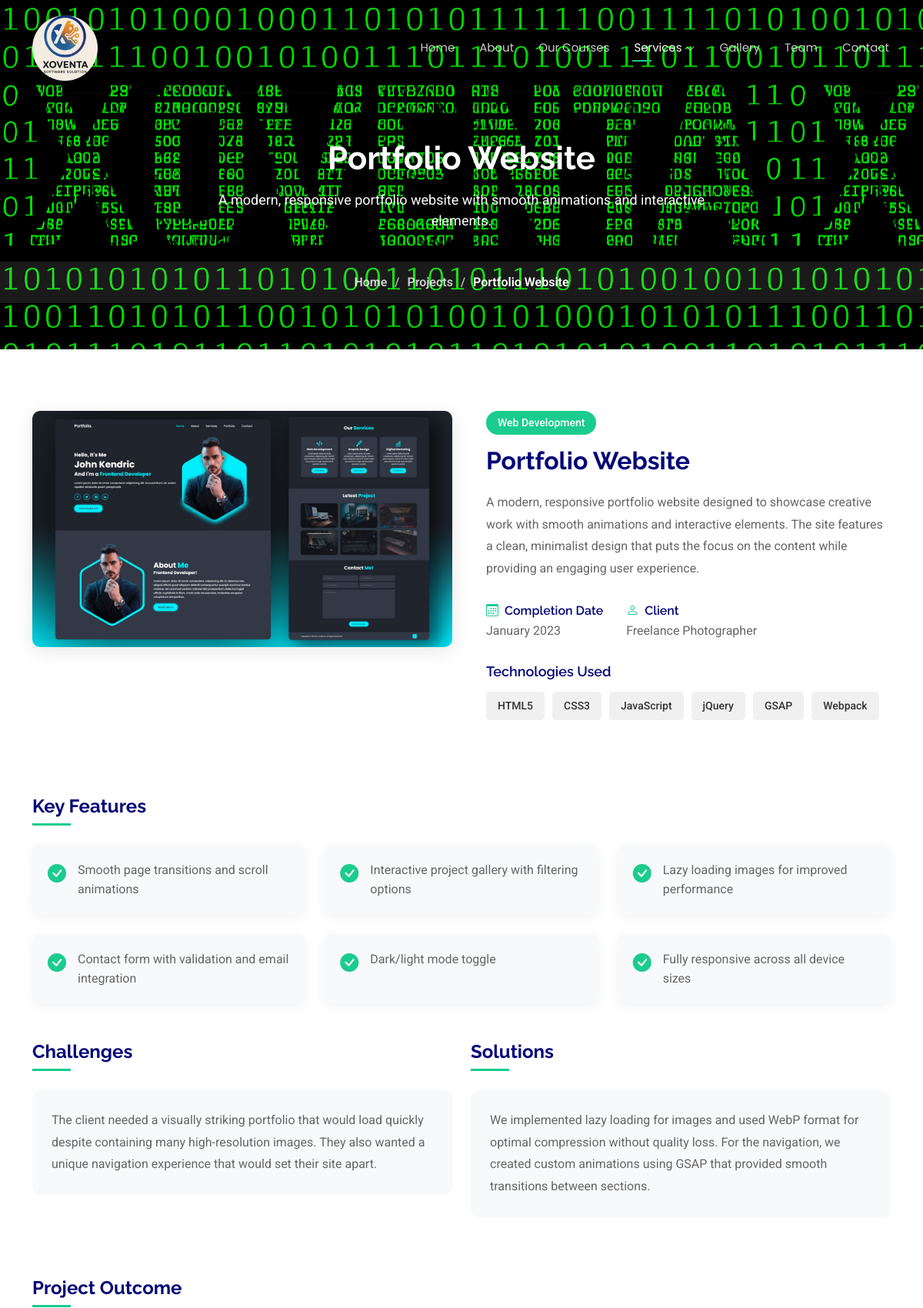
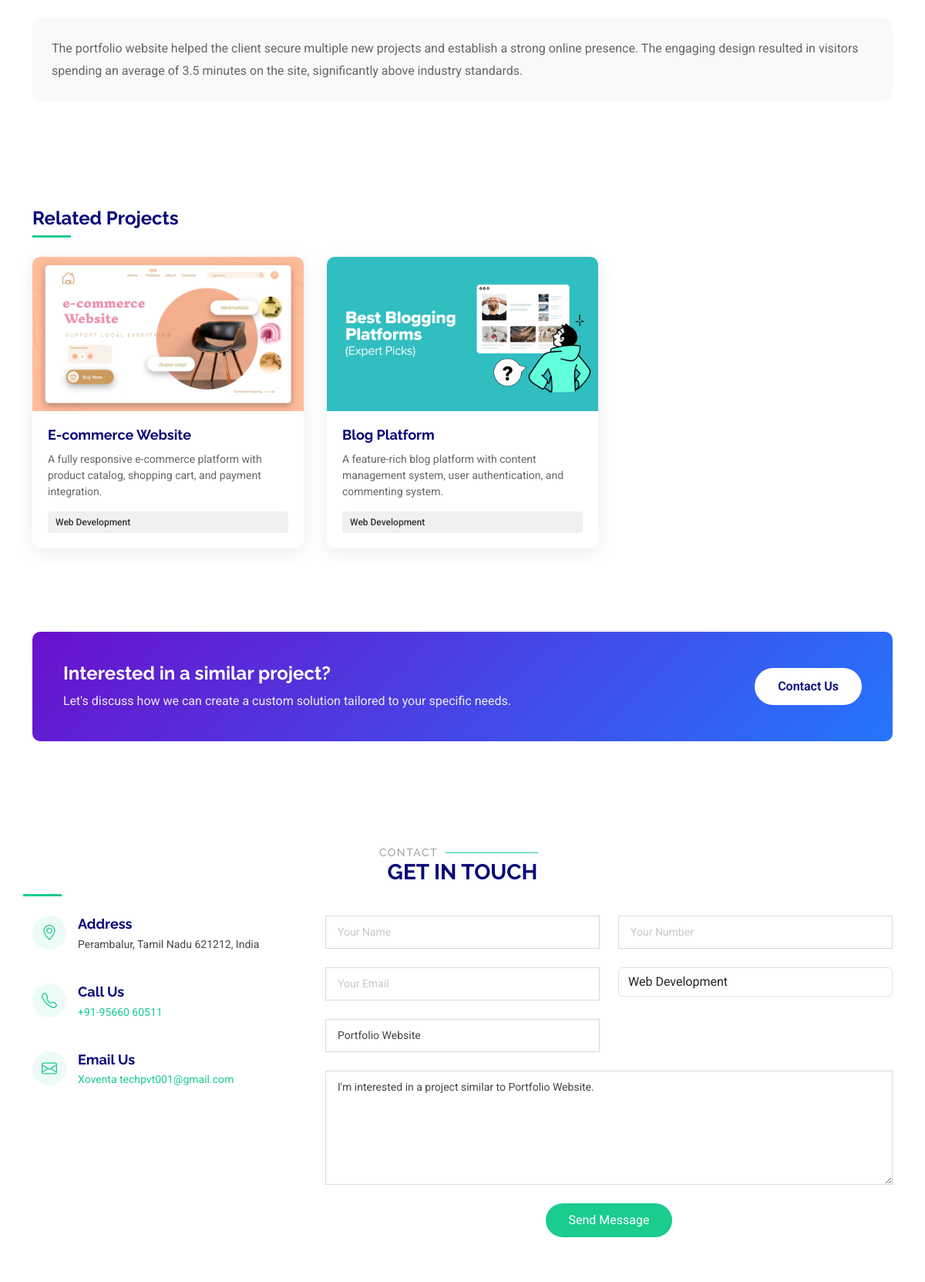
Screenshot of /php/project_details.php?id=2 (upper part) with the database file from the repository (2 pictures, top to bottom).
### tables this page shows
CREATE TABLE IF NOT EXISTS projects (
  id INT AUTO_INCREMENT PRIMARY KEY,
  title VARCHAR(255) NOT NULL,
  short_description TEXT NOT NULL,
  full_description TEXT NOT NULL,
  category VARCHAR(100) NOT NULL,
  image_url VARCHAR(255) NOT NULL,
  gallery_images TEXT,
  completion_date VARCHAR(100),
  client VARCHAR(255),
  challenges TEXT,
  solutions TEXT,
  outcome TEXT,
  related_projects VARCHAR(255)
);

### php/project_details.php (the view, shortened to what this page needs)
<?php
require_once 'db-connection.php';
$project_id = isset($_GET['id']) ? $_GET['id'] : '';
$sql = "SELECT * FROM projects WHERE id = ?";
$stmt = $conn->prepare($sql);
$stmt->bind_param("i", $project_id);
$stmt->execute();
$result = $stmt->get_result();
$project = $result->fetch_assoc();
$tech_sql = "SELECT tech_name FROM project_technologies WHERE project_id = ?";
$tech_stmt = $conn->prepare($tech_sql);
$tech_stmt->bind_param("i", $project_id);
$tech_stmt->execute();
$tech_result = $tech_stmt->get_result();
$technologies = [];
while ($tech = $tech_result->fetch_assoc()) {
    $technologies[] = $tech['tech_name'];
}
$features_sql = "SELECT feature_text FROM project_features WHERE project_id = ?";
$features_stmt = $conn->prepare($features_sql);
$features_stmt->bind_param("i", $project_id);
$features_stmt->execute();
$features_result = $features_stmt->get_result();
$features = [];
while ($feature = $features_result->fetch_assoc()) {
    $features[] = $feature['feature_text'];
}
$related_projects = [];
if (!empty($project['related_projects'])) {
    $related_ids = explode(',', $project['related_projects']);
    foreach ($related_ids as $related_id) {
        $related_sql = "SELECT id, title, short_description, image_url, category FROM projects WHERE id = ?";
        $related_stmt = $conn->prepare($related_sql);
        $related_stmt->bind_param("i", $related_id);
        $related_stmt->execute();
        $related_result = $related_stmt->get_result();
        if ($related_result->num_rows > 0) {
            $related_projects[] = $related_result->fetch_assoc();
        }
    }
}
?>
<!DOCTYPE html>
<html lang="en">
<head>
  <link href="../assets/vendor/bootstrap/css/bootstrap.min.css" rel="stylesheet">
  <link href="../assets/vendor/bootstrap-icons/bootstrap-icons.css" rel="stylesheet">
  <link href="../assets/vendor/aos/aos.css" rel="stylesheet">
  <link href="../assets/vendor/glightbox/css/glightbox.min.css" rel="stylesheet">
  <link href="../assets/vendor/swiper/swiper-bundle.min.css" rel="stylesheet">
  <link href="../assets/css/main.css" rel="stylesheet">
  <link href="../assets/css/projects.css" rel="stylesheet">
  <link href="../assets/css/project-details.css" rel="stylesheet">
</head>
<body>
  <header id="header" class="header d-flex align-items-center fixed-top">
    <div class="container-fluid container-xl position-relative d-flex align-items-center justify-content-between">
      <a href="../html/index.html" class="logo d-flex align-items-center">
        <img src="../assets/img/logo.png" alt="">
      </a>
      <nav id="navmenu" class="navmenu">
        <ul>
          <li><a href="../html/index.html">Home</a></li>
          <li><a href="../html/index.html#about">About</a></li>
          <li><a href="../html/index.html#features">Our Courses</a></li>
          <li class="dropdown"><a href="#" class="active"><span>Services</span> <i class="bi bi-chevron-down toggle-dropdown"></i></a>
          </li>
          <li><a href="../html/index.html#gallery">Gallery</a></li>
          <li><a href="../html/index.html#team">Team</a></li>
          <li><a href="../html/index.html#contact">Contact</a></li>
        </ul>
      </nav>
    </div>
  </header>
  <main class="main">
    <section class="page-title">
      <div class="heading">
        <div class="container">
          <h1 class="animate-title"><?php echo htmlspecialchars($project['title']); ?></h1>
          <p class="animate-subtitle"><?php echo htmlspecialchars($project['short_description']); ?></p>
        </div>
      </div>
      <nav>
        <div class="container">
          <ol>
            <li><a href="../html/index.html">Home</a></li>
            <li><a href="../html/projects.html">Projects</a></li>
            <li><?php echo htmlspecialchars($project['title']); ?></li>
          </ol>
        </div>
      </nav>
    </section>
    <section id="project-details" class="project-details section">
      <div class="container" data-aos="fade-up">
        <div class="row">
          <div class="col-lg-6">
            <div class="project-image-container">
              <img src="../<?php echo htmlspecialchars($project['image_url']); ?>" alt="<?php echo htmlspecialchars($project['title']); ?>" class="img-fluid project-main-image">
            </div>
          </div>
          <div class="col-lg-6">
            <div class="project-info-container">
              <div class="project-category-badge">
                <?php echo htmlspecialchars($project['category']); ?>
              </div>
              <h2 class="project-title"><?php echo htmlspecialchars($project['title']); ?></h2>
              <div class="project-description">
                <?php echo nl2br(htmlspecialchars($project['full_description'])); ?>
              </div>
              <div class="project-meta">
                <div class="meta-item">
                  <h3><i class="bi bi-calendar3"></i> Completion Date</h3>
                  <p><?php echo htmlspecialchars($project['completion_date']); ?></p>
                </div>
                <div class="meta-item">
                  <h3><i class="bi bi-person"></i> Client</h3>
                  <p><?php echo htmlspecialchars($project['client']); ?></p>
                </div>
              </div>
              <div class="project-technologies">
                <h3>Technologies Used</h3>
                <div class="tech-tags">
                  <?php foreach ($technologies as $tech): ?>
                  <span class="tech-tag"><?php echo htmlspecialchars($tech); ?></span>
                  <?php endforeach; ?>
                </div>
              </div>
            </div>
          </div>
        </div>
        <div class="row mt-5">
          <div class="col-12">
            <div class="project-features">
              <h3 class="section-title">Key Features</h3>
              <div class="features-grid">
                <?php foreach ($features as $index => $feature): ?>
                <div class="feature-item" data-aos="fade-up" data-aos-delay="<?php echo 100 + ($index * 50); ?>">
                  <div class="feature-icon">
                    <i class="bi bi-check-circle-fill"></i>
                  </div>
                  <div class="feature-text">
                    <?php echo htmlspecialchars($feature); ?>
                  </div>
                </div>
                <?php endforeach; ?>
              </div>
            </div>
          </div>
        </div>
        <?php if (!empty($project['challenges']) && !empty($project['solutions'])): ?>
        <div class="row mt-5">
          <div class="col-lg-6" data-aos="fade-up" data-aos-delay="100">
            <div class="challenges-section">
              <h3 class="section-title">Challenges</h3>
              <div class="content-box">
                <?php echo nl2br(htmlspecialchars($project['challenges'])); ?>
              </div>
            </div>
          </div>
          <div class="col-lg-6" data-aos="fade-up" data-aos-delay="200">
            <div class="solutions-section">
              <h3 class="section-title">Solutions</h3>
              <div class="content-box">
                <?php echo nl2br(htmlspecialchars($project['solutions'])); ?>
              </div>
            </div>
          </div>
        </div>
        <?php endif; ?>
        <?php if (!empty($project['outcome'])): ?>
        <div class="row mt-5">
          <div class="col-12" data-aos="fade-up" data-aos-delay="300">
            <div class="outcome-section">
              <h3 class="section-title">Project Outcome</h3>
              <div class="content-box">
                <?php echo nl2br(htmlspecialchars($project['outcome'])); ?>
              </div>
            </div>
          </div>
        </div>
        <?php endif; ?>
        <?php if (!empty($related_projects)): ?>
        <div class="row mt-5">
          <div class="col-12">
            <div class="related-projects">
              <h3 class="section-title">Related Projects</h3>
              <div class="projects-grid">
                <?php foreach ($related_projects as $related): ?>
                <div class="project-card" data-aos="fade-up" data-aos-delay="100">
                  <div class="project-image">
                    <img src="../<?php echo htmlspecialchars($related['image_url']); ?>" alt="<?php echo htmlspecialchars($related['title']); ?>">
                  </div>
                  <div class="project-info">
                    <h4><?php echo htmlspecialchars($related['title']); ?></h4>
                    <p><?php echo htmlspecialchars($related['short_description']); ?></p>
                    <div class="project-category"><?php echo htmlspecialchars($related['category']); ?></div>
                  </div>
                </div>
                <?php endforeach; ?>
              </div>
            </div>
          </div>
        </div>
        <?php endif; ?>
        <div class="row mt-5">
          <div class="col-12">
            <div class="project-cta" data-aos="fade-up">
              <div class="cta-content">
                <h3>Interested in a similar project?</h3>
                <p>Let's discuss how we can create a custom solution tailored to your specific needs.</p>
              </div>
              <div class="cta-button">
                <a href="#contact" class="btn-get-started">Contact Us</a>
              </div>
            </div>
          </div>
        </div>
      </div>
    </section>
    <section id="contact" class="contact section">
      <div class="container section-title text-center" data-aos="fade-up">
        <h2>Contact</h2>
        <div><span>Get in</span> <span class="description-title">Touch</span></div>
      </div>
      <div class="container" data-aos="fade" data-aos-delay="100">
        <div class="row gy-4">
          <div class="col-lg-4">
            <div class="info-item d-flex" data-aos="fade-up" data-aos-delay="200">
              <i class="bi bi-geo-alt flex-shrink-0"></i>
              <div>
                <h3>Address</h3>
                <p>Perambalur, Tamil Nadu 621212, India</p>
              </div>
            </div>
            <div class="info-item d-flex" data-aos="fade-up" data-aos-delay="300">
              <i class="bi bi-telephone flex-shrink-0"></i>
              <div>
                <h3>Call Us</h3>
                <p>
                  <a href="tel:+919566060511" class="call-link">+91-95660 60511</a>
                </p>
              </div>
            </div>
            <div class="info-item d-flex" data-aos="fade-up" data-aos-delay="400">
              <i class="bi bi-envelope flex-shrink-0"></i>
              <div>
                <h3>Email Us</h3>
                <p>
                  <a href="mailto:Xoventa techpvt001@gmail.com" class="email-link">Xoventa techpvt001@gmail.com</a>
                </p>
              </div>
            </div>
          </div>
          <div class="col-lg-8">
          <form action="project_contact.php" method="post" class="php-email-form" data-aos="fade-up" data-aos-delay="200">
            <div class="row gy-4">
              <div class="col-md-6">
                <input type="text" name="name" class="form-control" id="name" placeholder="Your Name" required="">
              </div>
              <div class="col-md-6">
                <input type="text" class="form-control" name="number" id="number" placeholder="Your Number" required="">
              </div>
              <div class="col-md-6">
                <input type="email" class="form-control" name="email" id="email" placeholder="Your Email" required="">
              </div>
              <div class="col-md-6">
                <select class="form-control" name="project_type" id="project_type" required="">
                  <option value="<?php echo htmlspecialchars($project['category']); ?>" selected>
                    <?php echo htmlspecialchars($project['category']); ?>
                  </option>
                </select>
              </div>
              <div class="col-md-6">
                <input type="text" class="form-control" name="project_title" id="project_title" placeholder="Project Title" value="<?php echo htmlspecialchars($project['title']); ?>" required="">
              </div>
              <div class="col-md-12">
                <textarea class="form-control" name="message" id="message" rows="6" placeholder="Project Details" required="">I'm interested in a project similar to <?php echo htmlspecialchars($project['title']); ?>.</textarea>
              </div>
              <div class="col-md-12 text-center">
                <button type="submit" name="submit">Send Message</button>
              </div>
            </div>
          </form>
          </div>
        </div>
      </div>
    </section>
  </main>
</body>
</html>

### assets/css/projects.css (style rules this page uses)
.page-title { background: linear-gradient(135deg, #6a11cb 0%, #2575fc 100%); color: #ffffff; padding-top: 120px; overflow: hidden; }
.page-title { background-image: url('../img/xx.png'); background-repeat: repeat-x; background-position: 0% center; color: #ffffff; padding-top: 120px; overflow: hidden; animation: fadeInBackground 1s ease-out forwards, moveBackground 10s linear infinite; }
.page-title .heading { padding: 60px 0 40px 0; text-align: center; opacity: 0; transform: translateY(50px); animation: slideUp 1s ease-out 0.5s forwards; }
.page-title .heading h1 { color: #ffffff; font-size: 42px; font-weight: 700; margin-bottom: 15px; }
.page-title .heading p { font-size: 18px; max-width: 700px; margin: 0 auto; }
.page-title nav { background-color: rgba(255, 255, 255, 0.1); padding: 15px 0; opacity: 0; transform: translateY(30px); animation: slideUp 1s ease-out 0.8s forwards; }
.page-title nav ol { display: flex; justify-content: center; list-style: none; margin: 0; padding: 0; font-size: 16px; }
.page-title nav ol li + li { padding-left: 10px; }
.page-title nav ol li + li::before { content: "/"; display: inline-block; padding-right: 10px; color: rgba(255, 255, 255, 0.7); }
.page-title nav ol li a { color: rgba(255, 255, 255, 0.8); transition: 0.3s; }
.page-title .heading { padding: 60px 0 40px 0; text-align: center; }
.animate-title { opacity: 0; transform: translateY(30px); animation: fadeInUp 0.8s ease-out 0.2s forwards; }
.animate-subtitle { opacity: 0; transform: translateY(20px); animation: fadeInUp 0.8s ease-out 0.4s forwards; }
.page-title nav { background-color: rgba(255, 255, 255, 0.1); padding: 15px 0; }
.projects-grid { display: grid; grid-template-columns: repeat(auto-fill, minmax(350px, 1fr)); gap: 30px; }
.project-card { background-color: #ffffff; border-radius: 10px; overflow: hidden; box-shadow: 0 5px 25px rgba(0, 0, 0, 0.08); transition: all 0.3s ease; height: 100%; display: flex; flex-direction: column; }
.project-image { position: relative; overflow: hidden; height: 220px; }
.project-image img { width: 100%; height: 100%; object-fit: cover; transition: transform 0.5s ease; }
.project-info { padding: 25px; flex-grow: 1; display: flex; flex-direction: column; }
.project-info h4 { font-size: 20px; font-weight: 700; margin-bottom: 15px; color: #040677; }
.project-info p { color: #666; margin-bottom: 20px; flex-grow: 1; }
.project-category { display: inline-block; background-color: #1acc8d; color: #fff; padding: 5px 15px; border-radius: 50px; font-size: 14px; font-weight: 500; }

### rows the page displays
projects: title "Portfolio Website", short_description "A modern, responsive portfolio website with smooth animations and interactive elements.", image_url (picture), category "Web Development", full_description "A modern, responsive portfolio website designed to showcase creative work with smooth animations and interactive elements. The site features a clean, minimalist design that puts the focus on the content while providing an engaging user experience.", completion_date "January 2023", client "Freelance Photographer", challenges "The client needed a visually striking portfolio that would load quickly despite containing many high-resolution images. They also wanted a unique navigation experience that would set their site apart.", solutions "We implemented lazy loading for images and used WebP format for optimal compression without quality loss. For the navigation, we created custom animations using GSAP that provided smooth transitions between sections.", outcome "The portfolio website helped the client secure multiple new projects and establish a strong online presence. The engaging design resulted in visitors spending an average of 3.5 minutes on the site, significantly above industry standards.", project_type "Web Development", project_title "Portfolio Website", message "I'm interested in a project similar to Portfolio Website."
projects: image_url (picture), title "E-commerce Website", short_description "A fully responsive e-commerce platform with product catalog, shopping cart, and payment integration.", category "Web Development"
projects: image_url (picture), title "Blog Platform", short_description "A feature-rich blog platform with content management system, user authentication, and commenting system.", category "Web Development"

### other values shown
$tech "HTML5"
$tech "CSS3"
$tech "JavaScript"
$tech "jQuery"
$tech "GSAP"
$tech "Webpack"
$feature "Smooth page transitions and scroll animations"
$feature "Interactive project gallery with filtering options"
$feature "Lazy loading images for improved performance"
$feature "Contact form with validation and email integration"
$feature "Dark/light mode toggle"
$feature "Fully responsive across all device sizes"
